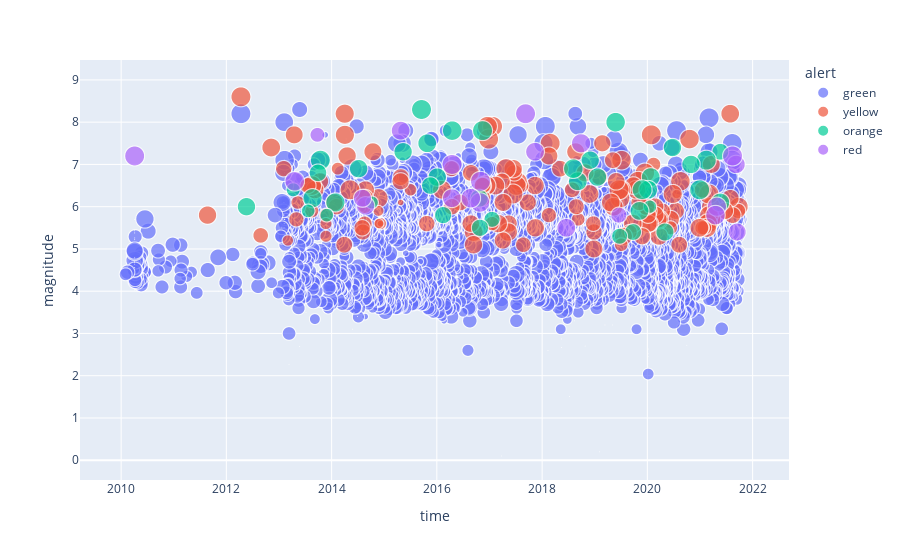

Source (notebook cell):
### Code cell
px.scatter(df2, x = 'time', y = 'magnitude', color='alert', size='cdi')

### Figure 1 — Plotly figure (JSON) as saved in the notebook; plotly's stock layout.template omitted (floating-point values rounded to 4 significant figures; data arrays with more than 128 entries replaced by an {"elided": "..."} marker saying what was removed)
{"data": [{"hovertemplate": "alert=green<br>time=%{x}<br>magnitude=%{y}<br>cdi=%{marker.size}<extra></extra>", "legendgroup": "green", "marker": {"color": "#636efa", "size": {"elided": "6635 float values"}, "sizemode": "area", "sizeref": 0.02275, "symbol": "circle"}, "mode": "markers", "name": "green", "showlegend": true, "type": "scattergl", "x": {"elided": "6635 str values"}, "xaxis": "x", "y": {"elided": "6635 float values"}, "yaxis": "y"}, {"hovertemplate": "alert=yellow<br>time=%{x}<br>magnitude=%{y}<br>cdi=%{marker.size}<extra></extra>", "legendgroup": "yellow", "marker": {"color": "#EF553B", "size": {"elided": "163 float values"}, "sizemode": "area", "sizeref": 0.02275, "symbol": "circle"}, "mode": "markers", "name": "yellow", "showlegend": true, "type": "scattergl", "x": {"elided": "163 str values"}, "xaxis": "x", "y": {"elided": "163 float values"}, "yaxis": "y"}, {"hovertemplate": "alert=orange<br>time=%{x}<br>magnitude=%{y}<br>cdi=%{marker.size}<extra></extra>", "legendgroup": "orange", "marker": {"color": "#00cc96", "size": [6.5, 7.9, 9.1, 9.1, 7.6, 7.7, 7.4, 7.9, 4.1, 8.2, 9.1, 7.9, 6.6, 5.8, 8.9, 7.6, 7.6, 8.1, 8.9, 6, 9.1, 6.7, 7.5, 8.6, 6.9, 7.6, 7.2, 7.9, 9, 7.7, 3.8, 7.7, 8.4, 4.3, 9.1, 7, 8.3, 4.3, 4.5, 7.7], "sizemode": "area", "sizeref": 0.02275, "symbol": "circle"}, "mode": "markers", "name": "orange", "showlegend": true, "type": "scattergl", "x": ["2021-05-21T12:04:13", "2021-05-21T07:48:37", "2021-02-13T08:07:49", "2020-12-29T05:19:54", "2020-10-30T05:51:27", "2020-06-23T09:29:04", "2020-05-02T05:13:18", "2020-01-24T11:55:14", "2020-01-19T07:27:56", "2020-01-07T02:24:25", "2019-11-25T20:54:12", "2019-11-07T16:47:07", "2019-09-24T05:01:54", "2019-06-22T08:29:56", "2019-05-26T01:41:15", "2019-01-19T19:32:52", "2018-11-30T11:29:29", "2018-09-05T12:07:59", "2018-08-05T05:46:38", "2017-01-18T04:14:10", "2016-11-13T05:02:56", "2016-10-26T11:10:37", "2016-10-20T23:07:22", "2016-04-16T17:58:36", "2016-02-13T18:13:44", "2016-01-03T17:05:22", "2015-11-17T01:10:07", "2015-10-26T03:09:42", "2015-09-16T16:54:32", "2015-05-12T01:05:19", "2014-10-07T07:49:39", "2014-07-07T05:23:54", "2014-01-26T07:55:42", "2013-11-28T07:51:34", "2013-10-14T18:12:32", "2013-09-28T01:34:06", "2013-08-21T06:38:29", "2013-07-21T17:45:56", "2013-04-09T05:52:49", "2012-05-19T20:03:52"], "xaxis": "x", "y": [7.3, 6.1, 7.1, 6.4, 7, 7.4, 5.4, 6.7, 6, 6.4, 6.4, 5.9, 5.4, 5.3, 8, 6.7, 7.1, 6.6, 6.9, 5.7, 7.8, 5.5, 6.2, 7.8, 5.8, 6.7, 6.5, 7.5, 8.3, 7.3, 6.1, 6.9, 6.1, 5.8, 7.1, 6.8, 6.2, 5.9, 6.4, 6], "yaxis": "y"}, {"hovertemplate": "alert=red<br>time=%{x}<br>magnitude=%{y}<br>cdi=%{marker.size}<extra></extra>", "legendgroup": "red", "marker": {"color": "#ab63fa", "size": [7.3, 7.6, 9.1, 8.5, 8.6, 5.8, 8.5, 7.9, 7.9, 9.1, 9.1, 8.6, 8.6, 9.1, 7.9, 8.2, 7.6, 7.3, 5, 8.7, 9.1], "sizemode": "area", "sizeref": 0.02275, "symbol": "circle"}, "mode": "markers", "name": "red", "showlegend": true, "type": "scattergl", "x": ["2021-09-15T14:33:31", "2021-09-07T19:47:47", "2021-08-14T06:29:08", "2021-04-27T20:21:26", "2021-04-18T00:41:49", "2019-06-17T08:55:44", "2018-09-28T04:02:45", "2018-06-17T16:58:34", "2017-11-12T12:18:17", "2017-09-07T22:49:19", "2016-10-30T00:40:18", "2016-10-26T13:18:08", "2016-08-23T19:36:32", "2016-04-15T10:25:06", "2016-04-14T06:26:35", "2015-04-25T00:11:25", "2014-08-24T04:20:44", "2014-08-03T02:30:13", "2013-09-24T05:29:47", "2013-04-19T18:02:47", "2010-04-04T16:40:42"], "xaxis": "x", "y": [5.4, 7, 7.2, 6, 5.8, 5.8, 7.5, 5.5, 7.3, 8.2, 6.6, 6.1, 6.2, 7, 6.2, 7.8, 6.02, 6.2, 7.7, 6.6, 7.2], "yaxis": "y"}], "layout": {"legend": {"itemsizing": "constant", "title": {"text": "alert"}, "tracegroupgap": 0}, "margin": {"t": 60}, "xaxis": {"anchor": "y", "domain": [0, 1], "title": {"text": "time"}}, "yaxis": {"anchor": "x", "domain": [0, 1], "title": {"text": "magnitude"}}}}
